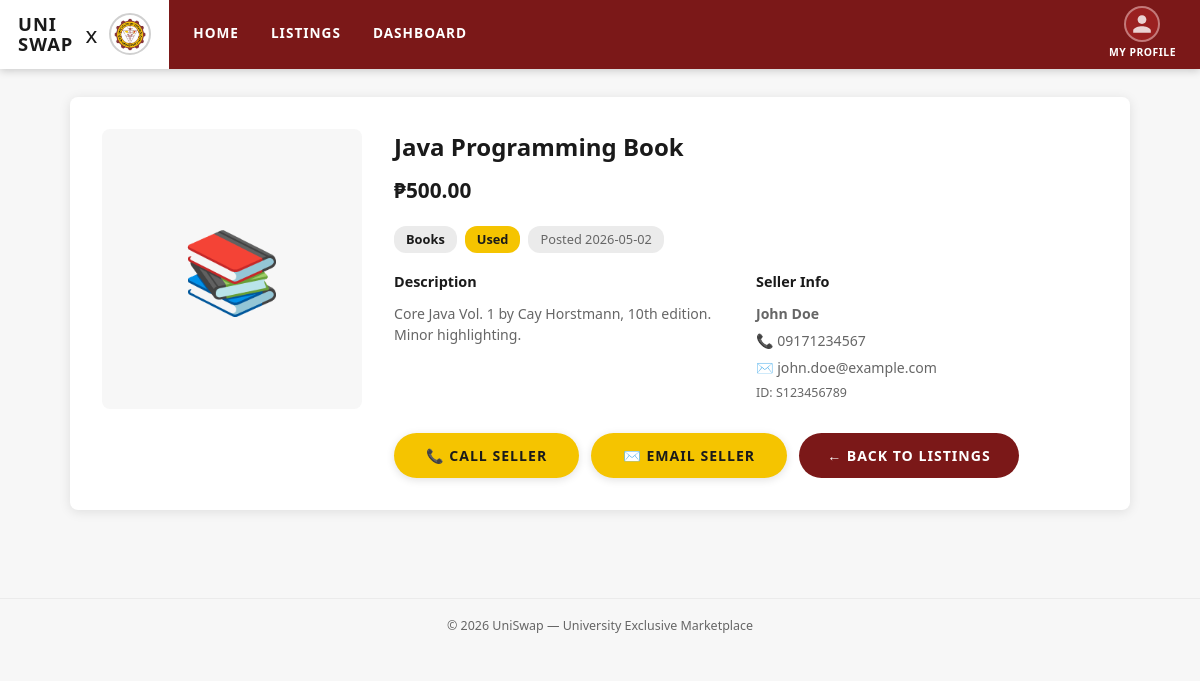
Screenshot of /user_item.php?id=I00000000002 with the database file from the repository.
### tables this page shows
CREATE TABLE IF NOT EXISTS `POSTS` (
  `itemID`      char(12)       NOT NULL,
  `sellerID`    int(11)        NOT NULL,
  `categoryID`  int(11)        NOT NULL,
  `title`       varchar(150)   NOT NULL,
  `description` text           DEFAULT NULL,
  `price`       decimal(10,2)  DEFAULT 0.00,
  `datePosted`  date           DEFAULT NULL,
  `condition`   varchar(50)    DEFAULT NULL,
  PRIMARY KEY (`itemID`),
  KEY `sellerID` (`sellerID`),
  KEY `categoryID` (`categoryID`),
  CONSTRAINT `POSTS_ibfk_1` FOREIGN KEY (`sellerID`) REFERENCES `SELLER` (`sellerID`),
  CONSTRAINT `POSTS_ibfk_2` FOREIGN KEY (`categoryID`) REFERENCES `CATEGORY` (`categoryID`)
);

CREATE TABLE IF NOT EXISTS `CATEGORY` (
  `categoryID`   int(11)      NOT NULL AUTO_INCREMENT,
  `categoryName` varchar(100) NOT NULL,
  PRIMARY KEY (`categoryID`)
);

CREATE TABLE IF NOT EXISTS `USER` (
  `studentID`     char(10)     NOT NULL,
  `firstName`     varchar(50)  NOT NULL,
  `lastName`      varchar(50)  NOT NULL,
  `contactNumber` varchar(20)  DEFAULT NULL,
  `email`         varchar(100) DEFAULT NULL,
  `role`          varchar(10)  NOT NULL DEFAULT 'Student',
  `password`      varchar(255) DEFAULT NULL,
  PRIMARY KEY (`studentID`)
);

CREATE TABLE IF NOT EXISTS `SELLER` (
  `sellerID`      int(11)     NOT NULL AUTO_INCREMENT,
  `studentID`     char(10)    NOT NULL,
  `accountStatus` varchar(20) NOT NULL DEFAULT 'Active',
  PRIMARY KEY (`sellerID`),
  KEY `studentID` (`studentID`),
  CONSTRAINT `SELLER_ibfk_1` FOREIGN KEY (`studentID`) REFERENCES `USER` (`studentID`)
);

### user_item.php (the view, shortened to what this page needs)
<?php
include 'connect.php';
$itemID = isset($_GET['id']) ? trim($_GET['id']) : '';
$item   = null;
if($itemID !== ''){
    $sql    = "SELECT p.*, c.categoryName, u.firstName, u.lastName, u.contactNumber, u.email, s.studentID AS sellerStudent
               FROM POSTS p
               INNER JOIN CATEGORY c ON p.categoryID = c.categoryID
               INNER JOIN SELLER s ON p.sellerID = s.sellerID
               INNER JOIN `USER` u ON s.studentID = u.studentID
               WHERE p.itemID='" . mysqli_real_escape_string($connection,$itemID) . "' LIMIT 1";
    $result = mysqli_query($connection, $sql);
    $item   = mysqli_fetch_assoc($result);
}
function categoryEmoji($name){
    $n = strtolower($name);
    if(strpos($n,'book')!==false || strpos($n,'text')!==false) return '📚';
    return '🛍️';
}
require_once 'includes/header.php';
?>
<div class="uni-page">
<?php if($item): ?>
<div class="item-detail-wrap">
    <div class="item-detail-img" style="display:flex;align-items:center;justify-content:center;font-size:5rem;">
        <?php echo categoryEmoji($item['categoryName']); ?>
    </div>
    <div class="item-detail-body">
        <h2><?php echo htmlspecialchars($item['title']); ?></h2>
        <div class="item-price">₱<?php echo number_format($item['price'],2); ?></div>
        <div style="display:flex;gap:8px;margin-bottom:18px;flex-wrap:wrap;">
            <span style="background:var(--light-gray);padding:4px 12px;border-radius:12px;font-size:0.8rem;font-weight:700;"><?php echo htmlspecialchars($item['categoryName']); ?></span>
            <?php if(!empty($item['condition'])): ?>
            <span style="background:var(--yellow);padding:4px 12px;border-radius:12px;font-size:0.8rem;font-weight:700;"><?php echo htmlspecialchars($item['condition']); ?></span>
            <?php endif; ?>
            <span style="background:var(--light-gray);padding:4px 12px;border-radius:12px;font-size:0.8rem;color:var(--text-muted);">Posted <?php echo $item['datePosted']; ?></span>
        </div>
        <div class="item-cols">
            <div class="item-col">
                <h4>Description</h4>
                <p><?php echo !empty($item['description']) ? nl2br(htmlspecialchars($item['description'])) : 'No description provided.'; ?></p>
            </div>
            <div class="item-col">
                <h4>Seller Info</h4>
                <p><strong><?php echo htmlspecialchars($item['firstName'].' '.$item['lastName']); ?></strong></p>
                <?php if(!empty($item['contactNumber'])): ?>
                <p>📞 <?php echo htmlspecialchars($item['contactNumber']); ?></p>
                <?php endif; ?>
                <?php if(!empty($item['email'])): ?>
                <p>✉️ <?php echo htmlspecialchars($item['email']); ?></p>
                <?php endif; ?>
                <p style="font-size:0.78rem;color:var(--text-muted);margin-top:6px;">ID: <?php echo htmlspecialchars($item['sellerStudent']); ?></p>
            </div>
        </div>
        <div style="margin-top:24px;display:flex;gap:12px;flex-wrap:wrap;">
            <?php if(!empty($item['contactNumber'])): ?>
            <a href="tel:<?php echo htmlspecialchars($item['contactNumber']); ?>" class="btn-yellow">📞 Call Seller</a>
            <?php endif; ?>
            <?php if(!empty($item['email'])): ?>
            <a href="mailto:<?php echo htmlspecialchars($item['email']); ?>?subject=Inquiry: <?php echo urlencode($item['title']); ?>" class="btn-yellow">✉️ Email Seller</a>
            <?php endif; ?>
            <a href="user_listings.php" class="btn-maroon">← Back to Listings</a>
        </div>
    </div>
</div>
<?php endif; ?>
</div>
<?php require_once 'includes/footer.php'; ?>

### css/uniswap.css (style rules this page uses)
:root { --maroon: #7B1818; --maroon-dark: #5C1010; --maroon-light: #9A2020; --yellow: #F5C400; --yellow-dark: #D4A800; --yellow-light: #FFD700; --white: #FFFFFF; --off-white: #F7F7F7; --light-gray: #EBEBEB; --gray: #D0D0D0; --dark: #1A1A1A; --text-muted: #666666; --font: 'Segoe UI', Arial, sans-serif; --shadow: 0 2px 12px rgba(0,0,0,0.10); --radius: 8px; }
*, *::before, *::after { box-sizing: border-box; margin: 0; padding: 0; }
html, body { height: 100%; }
body { font-family: var(--font); background: var(--off-white); color: var(--dark); line-height: 1.5; min-height: 100vh; }
a { text-decoration: none; color: inherit; }
.uni-page { max-width: 1100px; margin: 0 auto; padding: 28px 20px 48px; }
.item-detail-wrap { display: flex; gap: 32px; align-items: flex-start; background: var(--white); border-radius: var(--radius); padding: 32px; box-shadow: var(--shadow); }
.item-detail-img { width: 260px; height: 280px; object-fit: contain; flex-shrink: 0; background: var(--off-white); border-radius: var(--radius); padding: 16px; }
.item-detail-body { flex: 1; }
.item-detail-body h2 { font-size: 1.5rem; font-weight: 800; margin-bottom: 10px; }
.item-price { font-size: 1.3rem; font-weight: 700; margin-bottom: 20px; color: var(--dark); }
.item-cols { display: grid; grid-template-columns: 1fr 1fr; gap: 20px; }
.item-col h4 { font-size: 0.9rem; font-weight: 700; margin-bottom: 10px; color: var(--dark); }
.item-col p { font-size: 0.88rem; color: var(--text-muted); margin-bottom: 6px; }
.btn-yellow { display: inline-block; background: var(--yellow); color: var(--dark); font-weight: 800; font-size: 0.88rem; padding: 12px 32px; border-radius: 30px; border: none; cursor: pointer; letter-spacing: 1px; text-transform: uppercase; transition: background 0.2s, transform 0.1s; box-shadow: 0 2px 8px rgba(0,0,0,0.12); text-align: center; }
.btn-maroon { display: inline-block; background: var(--maroon); color: var(--white); font-weight: 800; font-size: 0.88rem; padding: 12px 28px; border-radius: 30px; border: none; cursor: pointer; letter-spacing: 1px; text-transform: uppercase; transition: background 0.2s; }

### rows the page displays
posts: categoryID.categoryName "📚", title "Java Programming Book", price "500.00", categoryID.categoryName "Books", condition "Used", datePosted "2026-05-02", description "Core Java Vol. 1 by Cay Horstmann, 10th edition. Minor highlighting.", user.firstName+lastName "John Doe", user.contactNumber "09171234567", user.email "john.doe@example.com", sellerID.studentID "S123456789"
